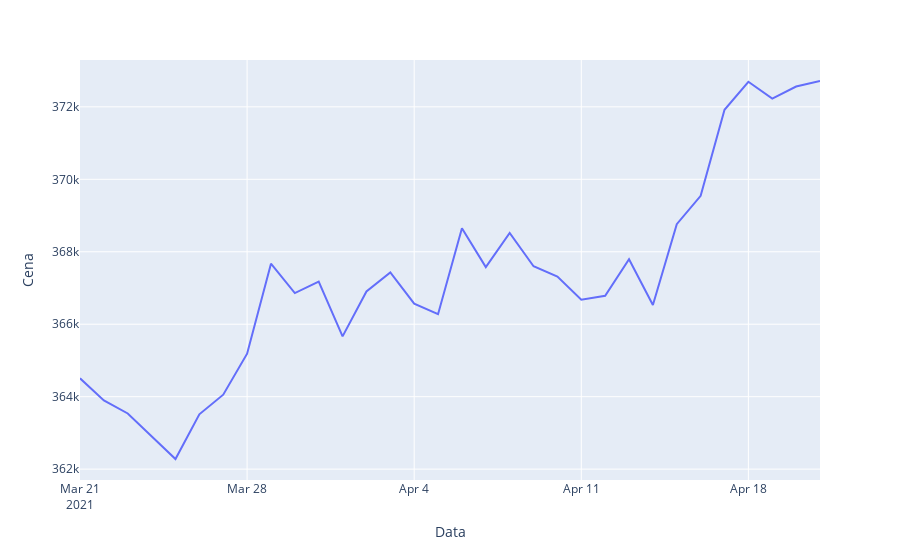

The notebook cell saved with this chart:
### Code cell
from data import calc_avg_price_per_day
import plotly.graph_objects as go
import plotly.express as px

avg_price_per_day = calc_avg_price_per_day(data)
fig = go.Figure(data=px.line(avg_price_per_day, x="Data", y="Cena"))
fig.show()

### Figure 1 — Plotly figure (JSON) as saved in the notebook; plotly's stock layout.template omitted (floating-point values rounded to 4 significant figures)
{"data": [{"hovertemplate": "Data=%{x}<br>Cena=%{y}<extra></extra>", "legendgroup": "", "line": {"color": "#636efa", "dash": "solid"}, "mode": "lines", "name": "", "orientation": "v", "showlegend": false, "type": "scatter", "x": ["2021-03-21", "2021-03-22", "2021-03-23", "2021-03-25", "2021-03-26", "2021-03-27", "2021-03-28", "2021-03-29", "2021-03-30", "2021-03-31", "2021-04-01", "2021-04-02", "2021-04-03", "2021-04-04", "2021-04-05", "2021-04-06", "2021-04-07", "2021-04-08", "2021-04-09", "2021-04-10", "2021-04-11", "2021-04-12", "2021-04-13", "2021-04-14", "2021-04-15", "2021-04-16", "2021-04-17", "2021-04-18", "2021-04-19", "2021-04-20", "2021-04-21"], "xaxis": "x", "y": [364500.0, 363900.0, 363500.0, 362300.0, 363500.0, 364100.0, 365200.0, 367700.0, 366900.0, 367200.0, 365700.0, 366900.0, 367400.0, 366600.0, 366300.0, 368700.0, 367600.0, 368500.0, 367600.0, 367300.0, 366700.0, 366800.0, 367800.0, 366500.0, 368800.0, 369500.0, 371900.0, 372700.0, 372200.0, 372600.0, 372700.0], "yaxis": "y"}], "layout": {"legend": {"tracegroupgap": 0}, "margin": {"t": 60}, "xaxis": {"anchor": "y", "domain": [0, 1], "title": {"text": "Data"}}, "yaxis": {"anchor": "x", "domain": [0, 1], "title": {"text": "Cena"}}}}
